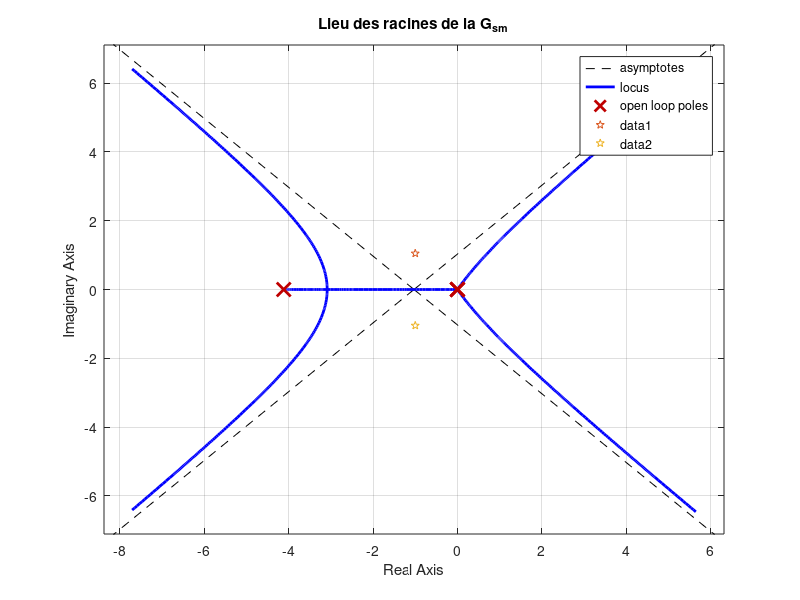
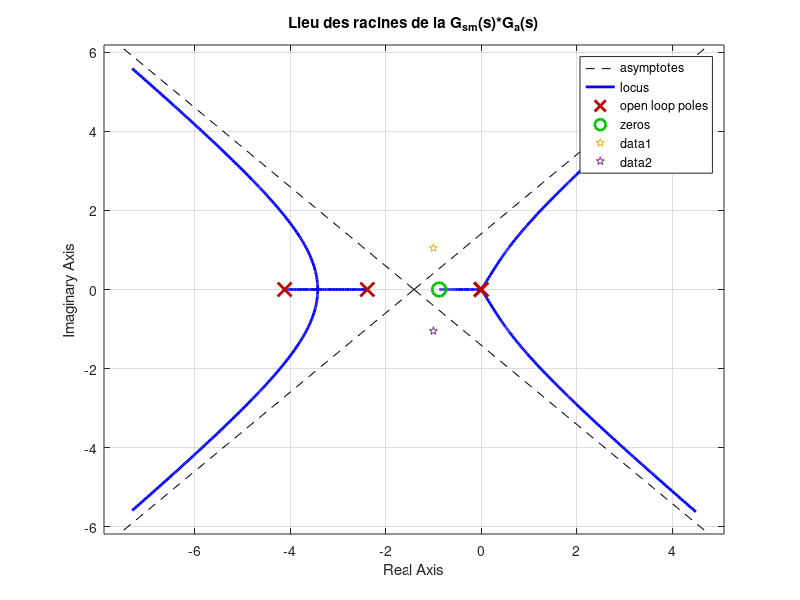

Source code (MATLAB) for these figures, in order:
%% SE - compensateur boucle externe
% Compensateur se fait sur la Gsm_int de SI (p.11 specs)
clear all; clc;close all;
load("data_1v_4-09_100hz.mat", "Vm", "servo", "omega_c", "tsimu");

% conception par les critères du domaine temporel (lieu des racines)
% critères de performance lors de la conception initiale
Mp_ini = 5;
ts_ini = 4;
tr_ini = 2;
tp_ini = 3;

% début de la conception 

phi = atan(-pi./(log(Mp_ini./100)));
zeta = cos(phi);

% calcul des omega n --> prendre la plus grande valeur
wn_ts = 4./(zeta*ts_ini);
wn_tr = (1+1.1*zeta+1.4*zeta.^2)./tr_ini;
wn_tp = pi./(tp_ini*sqrt(1-zeta.^2));
wn = max([wn_ts wn_tr wn_tp]); % omega maximum calculé ici

% pôles désirés 
s_des = -zeta*wn + 1i*(wn*sqrt(1-zeta.^2));

% fonction de transfert Gsm_int pris de SI_projet
numGsm = [0,0,0,0,0.00471961603060694];
denGsm = [1,4.11856536591719,0.0112805289604377,0,0];
Gsm = tf(numGsm, denGsm);

% Lieu des racines pour voir si un gain K peut ajuster (garder commenter)
figure
rlocus(Gsm)
hold on;
plot(real(s_des), imag(s_des),'p');
hold on;
plot(real(s_des), -imag(s_des),'p')
title('Lieu des racines de la G_s_m')
% CTRL + MAJ + R enleve les commentaires
% UN GAIN K NE COMPENSE PAS 

pol = polyval(denGsm, s_des);
ph = -rad2deg((pi+angle(pol))); 
dphi = -180 - ph; 

alpha = 180 - rad2deg(phi);
zphi = (alpha + dphi)./2;
pphi = (alpha - dphi)./2;

z = real(s_des) - imag(s_des)./tand(zphi);
p = real(s_des) - imag(s_des)./tand(pphi);

Ka = 1./abs(((s_des - z)./(s_des - p))*polyval(numGsm, s_des)./polyval(denGsm,s_des));

% Fonction de transfert Compensateur AvPh
numGa = Ka*[1 -z];
denGa = [1 -p];
ftGa = tf(numGa, denGa);

% Fonction de transfert Gsm(s) * Ga(s)
ftGext = Gsm * ftGa;

% Lieu des racines avant tune
figure
rlocus(ftGext)
hold on;
plot(real(s_des), imag(s_des),'p');
hold on;
plot(real(s_des), -imag(s_des),'p')
title('Lieu des racines de la G_s_m(s)*G_a(s)')





























